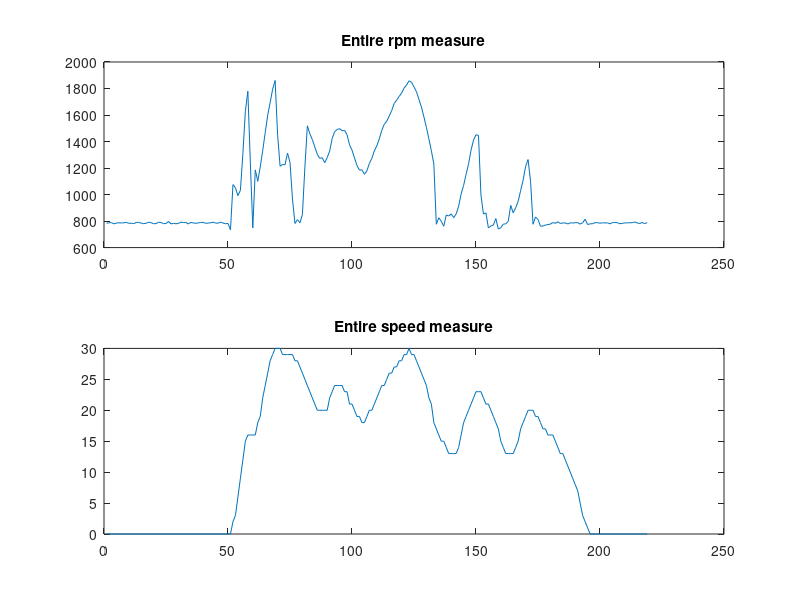
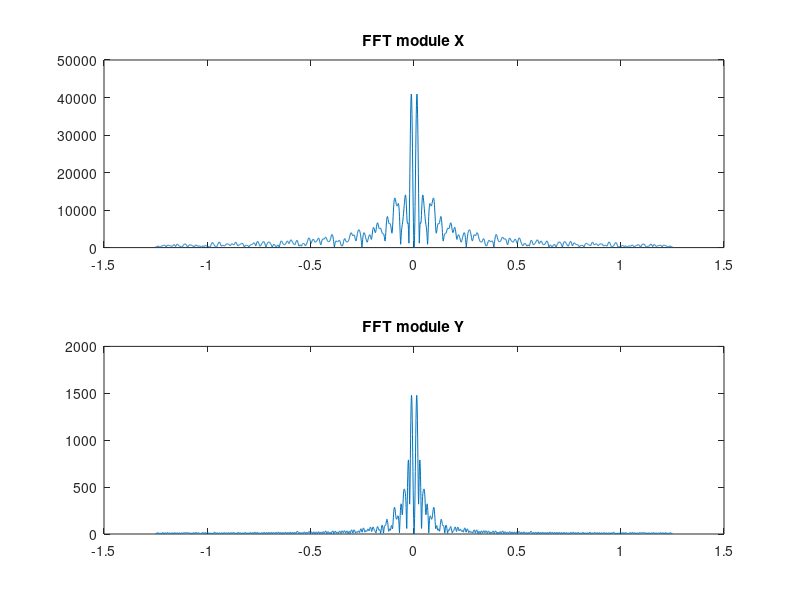

Recreate these plots in MATLAB, in order.
clear
clc
close all

% Get data from the txt file created by phone

X = load('OBD_rpm_storage_converted.txt');
%X = X - mean(X);
X=X(1:end)

Y = load('OBD_speed_storage_raw_converted.txt');

figure(1)
subplot(2,1,1)
plot(X)
title('Entire rpm measure')

figure(1)
subplot(2,1,2)
plot(Y)
title('Entire speed measure')

% Compute spectrum

NFFT = 10*numel(X);
Ts = 0.4;
fs = 1/Ts;
f = linspace(-fs/2,fs/2,NFFT);

Xfft = fft(X-mean(X),NFFT);
figure (2)
subplot(2,1,1)
plot(f,fftshift(((abs(Xfft)))))
title ('FFT module X');

NFFT = 10*numel(Y);
Ts = 0.4;
fs = 1/Ts;
f = linspace(-fs/2,fs/2,NFFT);

Yfft = fft(Y-mean(Y),NFFT);
figure (2)
subplot(2,1,2)
plot(f,fftshift(((abs(Yfft)))))
title ('FFT module Y');